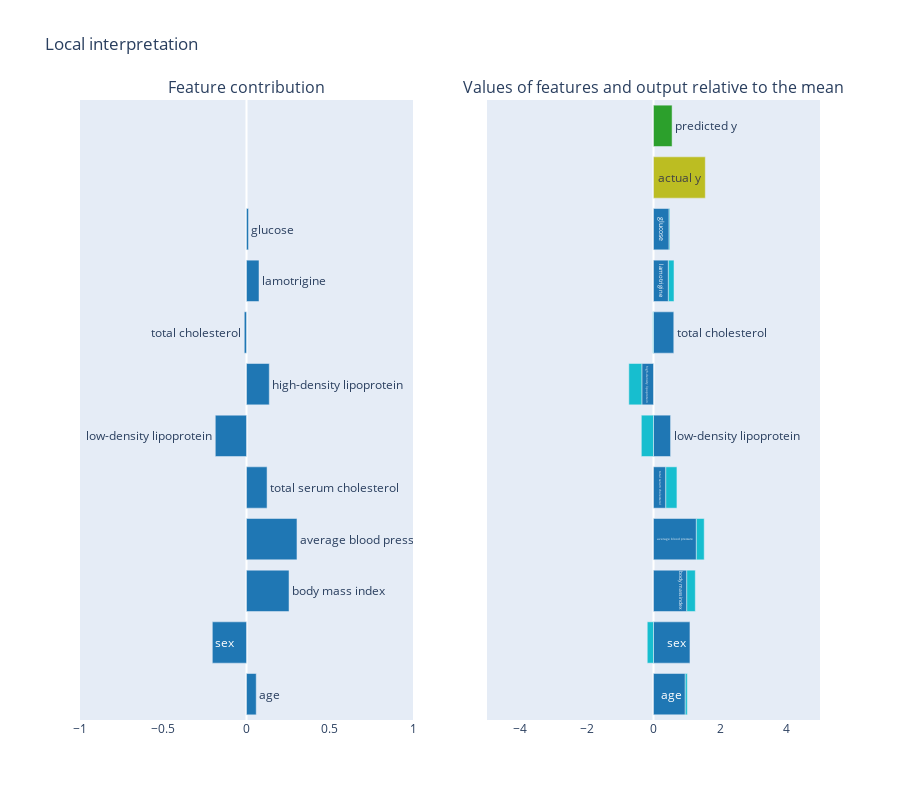

Notebook cell for this chart:
### Code cell
fig = get_local_interpretation(np.percentile(y_test, 95, method='closest_observation'), lambda x: lr.predict([x])[0][0], lr.coef_[-1])
fig.show()

### Figure 1 — Plotly figure (JSON) as saved in the notebook; plotly's stock layout.template omitted (floating-point values rounded to 4 significant figures)
{"data": [{"marker": {"color": "#1f77b4"}, "orientation": "h", "showlegend": false, "text": ["age", "sex", "body mass index", "average blood pressure", "total serum cholesterol", "low-density lipoprotein", "high-density lipoprotein", "total cholesterol", "lamotrigine", "glucose"], "type": "bar", "x": [0.0584, -0.2052, 0.2554, 0.3031, 0.1235, -0.1874, 0.1368, -0.01332, 0.07511, 0.01187], "xaxis": "x", "y": ["age", "sex", "body mass index", "average blood pressure", "total serum cholesterol", "low-density lipoprotein", "high-density lipoprotein", "total cholesterol", "lamotrigine", "glucose"], "yaxis": "y"}, {"marker": {"color": ["#1f77b4", "#1f77b4", "#1f77b4", "#1f77b4", "#1f77b4", "#1f77b4", "#1f77b4", "#1f77b4", "#1f77b4", "#1f77b4", "#bcbd22", "#2ca02c"]}, "orientation": "h", "showlegend": false, "text": ["age", "sex", "body mass index", "average blood pressure", "total serum cholesterol", "low-density lipoprotein", "high-density lipoprotein", "total cholesterol", "lamotrigine", "glucose", "actual y", "predicted y"], "type": "bar", "x": [0.9534, 1.095, 0.9996, 1.287, 0.3699, 0.5123, -0.3504, 0.6089, 0.4471, 0.4684, 1.556, 0.5583], "xaxis": "x2", "y": ["age", "sex", "body mass index", "average blood pressure", "total serum cholesterol", "low-density lipoprotein", "high-density lipoprotein", "total cholesterol", "lamotrigine", "glucose", "actual y", "predicted y"], "yaxis": "y2"}, {"marker": {"color": "#17becf"}, "orientation": "h", "showlegend": false, "type": "bar", "x": [0.06125, -0.1874, 0.2555, 0.2355, 0.3338, -0.3658, -0.3906, -0.02188, 0.168, 0.02534], "xaxis": "x2", "y": ["age", "sex", "body mass index", "average blood pressure", "total serum cholesterol", "low-density lipoprotein", "high-density lipoprotein", "total cholesterol", "lamotrigine", "glucose"], "yaxis": "y2"}], "layout": {"annotations": [{"font": {"size": 16}, "showarrow": false, "text": "Feature contribution", "x": 0.225, "xanchor": "center", "xref": "paper", "y": 1, "yanchor": "bottom", "yref": "paper"}, {"font": {"size": 16}, "showarrow": false, "text": "Values of features and output relative to the mean", "x": 0.775, "xanchor": "center", "xref": "paper", "y": 1, "yanchor": "bottom", "yref": "paper"}], "barmode": "relative", "height": 800, "title": {"text": "Local interpretation"}, "xaxis": {"anchor": "y", "domain": [0, 0.45], "range": [-1, 1], "showgrid": false}, "xaxis2": {"anchor": "y2", "domain": [0.55, 1], "range": [-5, 5], "showgrid": false}, "yaxis": {"anchor": "x", "domain": [0, 1], "showticklabels": false, "visible": false}, "yaxis2": {"anchor": "x2", "domain": [0, 1], "matches": "y", "showticklabels": false, "visible": false}}}
